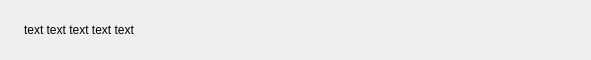
<?xml version="1.0" encoding="UTF-8"?>
<ui version="4.0">
 <class>ranking_menu_item</class>
 <widget class="QWidget" name="ranking_menu_item">
  <property name="geometry">
   <rect>
    <x>0</x>
    <y>0</y>
    <width>591</width>
    <height>60</height>
   </rect>
  </property>
  <property name="sizePolicy">
   <sizepolicy hsizetype="Fixed" vsizetype="Fixed">
    <horstretch>0</horstretch>
    <verstretch>0</verstretch>
   </sizepolicy>
  </property>
  <property name="windowTitle">
   <string>Form</string>
  </property>
  <layout class="QHBoxLayout" name="horizontalLayout_2">
   <item>
    <layout class="QHBoxLayout" name="main_layout">
     <item>
      <widget class="QLabel" name="logo_label">
       <property name="sizePolicy">
        <sizepolicy hsizetype="Fixed" vsizetype="Fixed">
         <horstretch>0</horstretch>
         <verstretch>0</verstretch>
        </sizepolicy>
       </property>
       <property name="minimumSize">
        <size>
         <width>0</width>
         <height>0</height>
        </size>
       </property>
       <property name="maximumSize">
        <size>
         <width>40</width>
         <height>40</height>
        </size>
       </property>
       <property name="baseSize">
        <size>
         <width>40</width>
         <height>40</height>
        </size>
       </property>
       <property name="styleSheet">
        <string notr="true"/>
       </property>
       <property name="frameShadow">
        <enum>QFrame::Shadow::Plain</enum>
       </property>
       <property name="text">
        <string/>
       </property>
       <property name="pixmap">
        <pixmap resource="../resources.qrc">:/images/heart_logos/empty_heart.svg</pixmap>
       </property>
       <property name="scaledContents">
        <bool>true</bool>
       </property>
       <property name="alignment">
        <set>Qt::AlignmentFlag::AlignCenter</set>
       </property>
      </widget>
     </item>
     <item>
      <widget class="QLabel" name="contest_name_label">
       <property name="sizePolicy">
        <sizepolicy hsizetype="Expanding" vsizetype="Fixed">
         <horstretch>0</horstretch>
         <verstretch>0</verstretch>
        </sizepolicy>
       </property>
       <property name="minimumSize">
        <size>
         <width>0</width>
         <height>0</height>
        </size>
       </property>
       <property name="maximumSize">
        <size>
         <width>400</width>
         <height>16777215</height>
        </size>
       </property>
       <property name="styleSheet">
        <string notr="true"/>
       </property>
       <property name="text">
        <string>text text text text text</string>
       </property>
      </widget>
     </item>
     <item>
      <spacer name="name_submitted_spacer">
       <property name="orientation">
        <enum>Qt::Orientation::Horizontal</enum>
       </property>
       <property name="sizeType">
        <enum>QSizePolicy::Policy::Fixed</enum>
       </property>
       <property name="sizeHint" stdset="0">
        <size>
         <width>75</width>
         <height>20</height>
        </size>
       </property>
      </spacer>
     </item>
     <item>
      <widget class="QLabel" name="submitted_label">
       <property name="sizePolicy">
        <sizepolicy hsizetype="Fixed" vsizetype="Fixed">
         <horstretch>0</horstretch>
         <verstretch>0</verstretch>
        </sizepolicy>
       </property>
       <property name="maximumSize">
        <size>
         <width>20</width>
         <height>20</height>
        </size>
       </property>
       <property name="styleSheet">
        <string notr="true"/>
       </property>
       <property name="text">
        <string/>
       </property>
       <property name="pixmap">
        <pixmap resource="../resources.qrc">:/images/icons/close_icon.png</pixmap>
       </property>
       <property name="scaledContents">
        <bool>true</bool>
       </property>
      </widget>
     </item>
    </layout>
   </item>
   <item>
    <spacer name="right_spacer">
     <property name="orientation">
      <enum>Qt::Orientation::Horizontal</enum>
     </property>
     <property name="sizeType">
      <enum>QSizePolicy::Policy::Expanding</enum>
     </property>
     <property name="sizeHint" stdset="0">
      <size>
       <width>300</width>
       <height>20</height>
      </size>
     </property>
    </spacer>
   </item>
  </layout>
 </widget>
 <resources>
  <include location="../resources.qrc"/>
 </resources>
 <connections/>
</ui>
